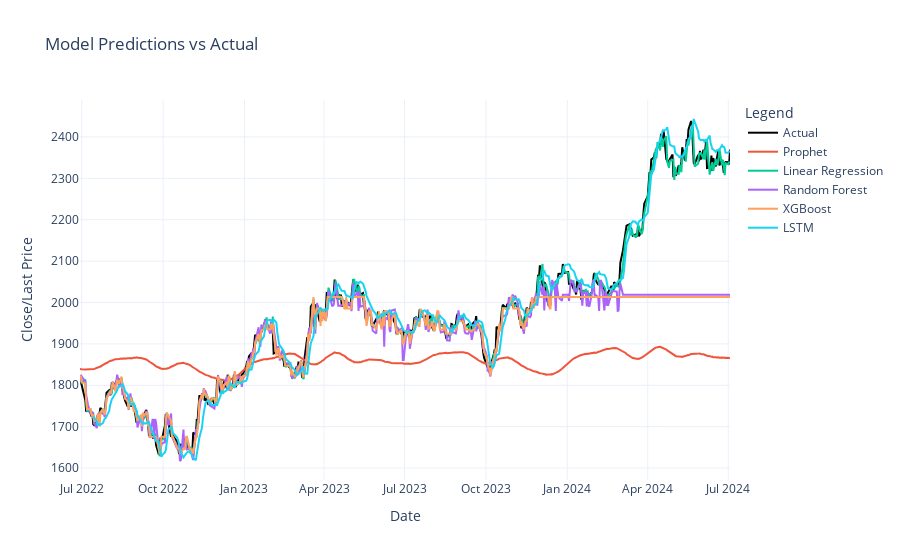

Here is the notebook cell this chart was saved with:
### Code cell
import plotly.graph_objects as go

# Plotting function using Plotly
def plot_predictions(test, predictions):
    fig = go.Figure()

    # Add actual values
    fig.add_trace(go.Scatter(x=test.index, y=test.values, mode='lines', name='Actual', line=dict(color='black')))

    # Add predictions for each model
    for model_name, y_pred in predictions.items():
        if len(y_pred) < len(test):
            x_values = test.index[-len(y_pred):]
        else:
            x_values = test.index
        fig.add_trace(go.Scatter(x=x_values, y=y_pred.flatten(), mode='lines', name=model_name))

    # Update layout
    fig.update_layout(
        title='Model Predictions vs Actual',
        xaxis_title='Date',
        yaxis_title='Close/Last Price',
        legend_title='Legend',
        template='plotly_white'
    )

    fig.show()

# Plot predictions
plot_predictions(test['Close/Last'], predictions)

### Figure 1 — Plotly figure (JSON) as saved in the notebook; plotly's stock layout.template omitted (floating-point values rounded to 4 significant figures; data arrays with more than 128 entries replaced by an {"elided": "..."} marker saying what was removed)
{"data": [{"line": {"color": "black"}, "mode": "lines", "name": "Actual", "type": "scatter", "x": {"elided": "503 str values"}, "y": {"elided": "503 float values"}}, {"mode": "lines", "name": "Prophet", "type": "scatter", "visible": true, "x": {"elided": "503 str values"}, "y": {"elided": "503 float values"}}, {"mode": "lines", "name": "Linear Regression", "type": "scatter", "visible": true, "x": {"elided": "503 str values"}, "y": {"elided": "503 float values"}}, {"mode": "lines", "name": "Random Forest", "type": "scatter", "visible": true, "x": {"elided": "503 str values"}, "y": {"elided": "503 float values"}}, {"mode": "lines", "name": "XGBoost", "type": "scatter", "x": {"elided": "503 str values"}, "y": {"elided": "503 float values"}}, {"mode": "lines", "name": "LSTM", "type": "scatter", "visible": true, "x": {"elided": "493 str values"}, "y": {"elided": "493 float values"}}], "layout": {"autosize": true, "legend": {"title": {"text": "Legend"}}, "title": {"text": "Model Predictions vs Actual"}, "xaxis": {"autorange": true, "range": ["2022-06-29", "2024-07-03"], "title": {"text": "Date"}, "type": "date"}, "yaxis": {"autorange": true, "range": [1571.0, 2489.0], "title": {"text": "Close/Last Price"}, "type": "linear"}}}
